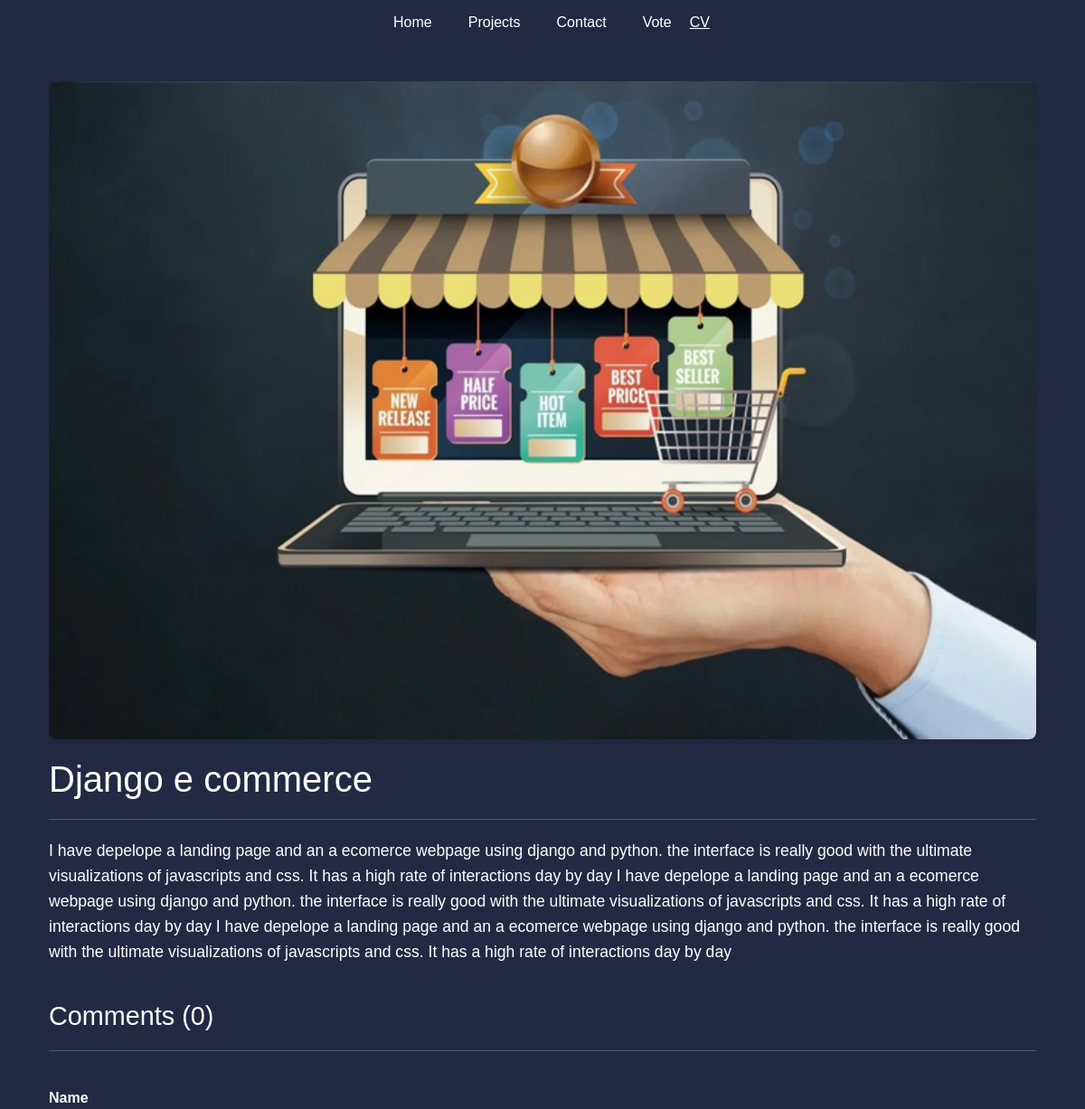
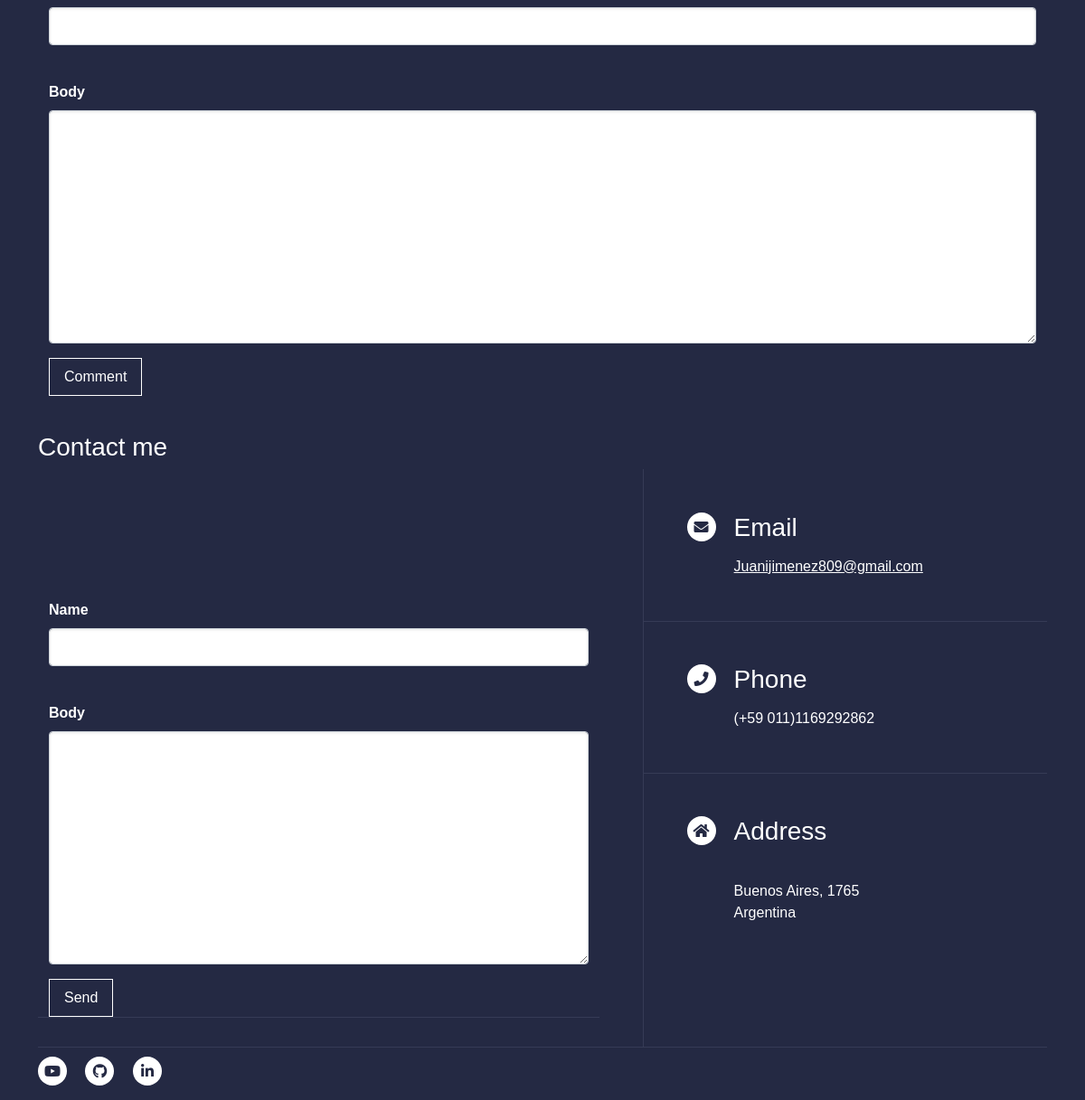
The app's page /project/86cea98c-063a-4998-89cc-37170f658940/ with its own data (2 pictures, top to bottom).
### base/models.py (models this page shows, shortened)
class Project(models.Model):
    title = models.CharField(max_length=200)
    thumbnail = models.ImageField(null=True)
    body = models.TextField(null=True, blank=True)
    created = models.DateTimeField(auto_now_add=True)
    slug = models.SlugField(null=True, blank=True)
    id = models.UUIDField(default=uuid.uuid4, unique=True,
                          primary_key=True, editable=False)

### base/views.py (the view, shortened to what this page needs)
# urls.py: path('project/<str:pk>/', views.projectPage, name='project'),
def projectPage(request, pk):
    project = Project.objects.get(id=pk)
    count = project.comment_set.count()
    comments = project.comment_set.all().order_by('-created')
    form = CommentForm()
    context = {'project': project, 'count': count,
               'comments': comments, 'form': form}
    return render(request, 'base/project.html', context)

### base/forms.py
class CommentForm(ModelForm):
    class Meta:
        model = Comment
        fields = '__all__'
        exclude = ['project']
    def __init__(self, *args, **kwargs):
        super(CommentForm, self).__init__(*args, **kwargs)
        self.fields['name'].widget.attrs.update(
            {'class': 'form-control'})
        self.fields['body'].widget.attrs.update(
            {'class': 'form-control'})

### base/templates/base/project.html (shortened to what this page needs)
{% extends 'base/main.html' %} {% load static %} {% block content %}
<div class="container">
  <img class="project--image" src="{{project.thumbnail.url}}" />
  <h1>{{project.title}}</h1>
  <hr />
  <p>{{project.body}}</p>
  <div class="comments-container">
    <h3>Comments ({{count}})</h3>
    <hr />
    <form method="post">
      {% csrf_token %} {% for field in form %}
      <div class="mb-3">
        <label for="exampleInputPassword1" class="form-label">
          {{field.label}}</label
        >
        {{field}}
      </div>
      {% endfor %}
      <input class="btn btn-primary" type="submit" value="Comment" />
    </form>
  </div>
  {% endblock content %}

### base/templates/base/main.html (shortened to what this page needs)
<!DOCTYPE html>
{% load static %}
<html>
  <head>
    <link
      href="https://cdn.jsdelivr.net/npm/bootstrap@5.3.0-alpha1/dist/css/bootstrap.min.css"
      rel="stylesheet"
    />
    <link
      rel="stylesheet"
      href="https://cdnjs.cloudflare.com/ajax/libs/font-awesome/5.15.4/css/all.min.css"
    />
    <link
      rel="stylesheet"
      type="text/css"
      media="screen"
      href="{% static 'styles/main.css' %}"
    />
  </head>
  <body>
    {% include 'base/navbar.html' %}
    <div class="container">{% block content %}{% endblock %}</div>
    <section id="contact">
      <h3>Contact me</h3>
      <div class="inner">
        <section class="section--4">
          <div class="container" id="contact">
            <form class="contact--form" method="POST">
              {% csrf_token %} {% for field in form %}
              <div class="mb-3">
                <label for="exampleInputPassword1" class="form-label">
                  {{field.label}}</label
                >
                {{field}}
              </div>
              {% endfor %}
              <input class="btn btn-primary" type="submit" value="Send" />
            </form>
          </div>
        </section>
        <section class="split">
          <section>
            <div class="contact-method">
              <span class="icon solid alt fas fa-envelope"></span>
              <h3>Email</h3>
              <a href="#">Juanijimenez809@gmail.com</a>
            </div>
          </section>
          <section>
            <div class="contact-method">
              <span class="icon solid alt fas fa-phone"></span>
              <h3>Phone</h3>
              <span>(+59 011)1169292862</span>
            </div>
          </section>
          <section>
            <div class="contact-method">
              <span class="icon solid alt fas fa-home"></span>
              <h3>Address</h3>
              <span
                ><br />
                Buenos Aires, 1765<br />
                Argentina</span
              >
            </div>
          </section>
        </section>
      </div>
    </section>
    <footer id="footer">
      <div class="inner">
        <ul class="icons">
          <li>
            <a href="#" class="icon brands alt fa-youtube"
              ><span class="label">Instagram</span></a
            >
          </li>
          <li>
            <a
              href="https://github.com/JotaJuani"
              class="icon brands alt fa-github"
              ><span class="label">GitHub</span></a
            >
          </li>
          <li>
            <a
              href="https://www.linkedin.com/in/jimenezjuanignacio/"
              class="icon brands alt fa-linkedin-in"
              ><span class="label">LinkedIn</span></a
            >
          </li>
        </ul>
      </div>
    </footer>
  </body>
</html>

### base/templates/base/navbar.html (shortened to what this page needs)
{% load static %}
<!DOCTYPE html>
<html lang="en">
  <head>
  </head>
  <body>
    <section class="navigation-bar">
      <a class="nav-link" href="{% url 'home' %}">Home</a>
      <a
        class="nav-link"
        href="javascript:void(0);"
        onclick="scrollToElement('projects', event)"
        >Projects</a
      >
      <a
        class="nav-link"
        href="javascript:void(0);"
        onclick="scrollToElement('contact', event)"
        >Contact</a
      >
      <a class="nav-link" href="{% url 'chart' %}">Vote</a>
      <a
        href="{% static 'files\Juan_Jimenez_resume.pdf' %}"
        download
        class="download-btn"
        >CV</a
      >
    </section>
  </body>
</html>

### static/styles/main.css (style rules this page uses)
body { background-color: #242943; position:relative; }
h1, h2, h3, h4, h5, h6 { font-family: Helvetica, Arial, sans-serif; color: #fff; }
p { font-family: Helvetica, Arial, sans-serif; color: #fff; }
* { font-family: Helvetica, Arial, sans-serif; }
.download-btn { color: #fff; }
ul.icons { cursor: default; list-style: none; padding-left: 0; margin-top: 10px; }
ul.icons li { display: inline-block; padding: 0 1em 0 0; }
ul.icons li:last-child { padding-right: 0; }
.icon { text-decoration: none; border-bottom: none; position: relative; }
.icon:before { -moz-osx-font-smoothing: grayscale; -webkit-font-smoothing: antialiased; display: inline-block; font-style: normal; font-variant: normal; text-rendering: auto; line-height: 1; text-transform: none !important; font-family: 'Font Awesome 5 Free'; font-weight: 400; }
.icon:before { line-height: inherit; }
.icon.solid:before { font-weight: 900; }
.icon.brands:before { font-family: 'Font Awesome 5 Brands'; }
.icon.alt:before { background-color: #ffffff; border-radius: 100%; color: #242943; display: inline-block; height: 2em; line-height: 2em; text-align: center; width: 2em; }
a.icon.alt:before { -moz-transition: background-color 0.2s ease-in-out; -webkit-transition: background-color 0.2s ease-in-out; -ms-transition: background-color 0.2s ease-in-out; transition: background-color 0.2s ease-in-out; }
#contact { margin-top: 40px; color:#242943; border-bottom: solid 1px rgba(212, 212, 255, 0.1); overflow-x: hidden; }
#contact > .inner { display: -moz-flex; display: -webkit-flex; display: -ms-flex; display: flex; padding: 0 !important; }
#contact > .inner > :nth-child(2n - 1) { padding: 4em 3em 2em 0 ; border-right: solid 1px rgba(212, 212, 255, 0.1); width: 60%; }
#contact > .inner > :nth-child(2n) { padding-left: 3em; width: 40%; }
#contact > .inner > .split { padding: 0; }
#contact > .inner > .split > * { padding: 3em 0 1em 3em ; position: relative; }
#contact > .inner > .split > *:before { border-top: solid 1px rgba(212, 212, 255, 0.1); content: ''; display: block; margin-left: -3em; position: absolute; top: 0; width: calc(100vw + 3em); }
#contact > .inner > .split > :first-child:before { display: none; }
.contact-method { margin: 0 0 2em 0; padding-left: 3.25em; position: relative; }
.contact-method span { color: #fff; }
.contact-method a { color: #fff; }
.contact-method .icon { left: 0; position: absolute; top: 0; }
.contact-method h3 { margin: 0 0 0.5em 0; }
.mb-3 { margin-top: 40px; color:#fff; }
.project--image { margin-top: 40px; width: 100%; border-radius: 8px; box-shadow: 0px 4px 8px rgba(0, 0, 0, 0.1); }
h1 { font-size: 2.5rem; color: #fff; margin-top: 20px; }
p { color: #fff; font-size: 1.1rem; line-height: 1.6; }
hr { border: 0; border-top: 1px solid #e9ecef; margin: 20px 0; }
.comments-container { margin-top: 40px; }
.comments-container h3 { font-size: 1.8rem; color: #fff; margin-bottom: 10px; }
form { margin-top: 20px; }
.form-label { font-weight: bold; color: #fff; }
.form-control { width: 100%; padding: 8px; border-radius: 4px; border: 1px solid #ced4da; font-size: 1rem; margin-bottom: 10px; box-shadow: inset 0 1px 3px rgba(0, 0, 0, 0.1); }
.btn-primary { background-color: #242943!important; border-color: #fff!important; color: #fff; padding: 8px 16px; font-size: 1rem; border-radius: 0px; cursor: pointer; transition: background-color 0.3s ease; }
.section--4 { background-color: #242943; padding-top: 2em; padding-bottom: 2em; }
.navigation-bar { background-color:#242943; ; height: 50px; display: flex; justify-content: center; align-items: center; }
.nav-link { color: #fff; padding: 0 20px; text-decoration: none; display: inline-block; }
.contact--form { display:block; max-width: 600px; margin: 0 auto; }
:root { --color: #3c3163; --transition-time: 0.5s; }
* { box-sizing: border-box; }
a { color: inherit; }

### records on screen
Project: thumbnail (picture), title "Django e commerce", body "I have depelope a landing page and an a ecomerce webpage using django and python. the interface is really good with the ultimate visualizations of javascripts and css. It has a high rate of interactions day by day I have depelope a landing page and an a ecomerce webpage using django and python. the interface is really good with the ultimate visualizations of javascripts and css. It has a high rate of interactions day by day I have depelope a landing page and an a ecomerce webpage using django and python. the interface is really good with the ultimate visualizations of javascripts and css. It has a high rate of interactions day by day"

### other values on screen
{{ count }} "0"
{{ field.label }} "Name" "Body"
